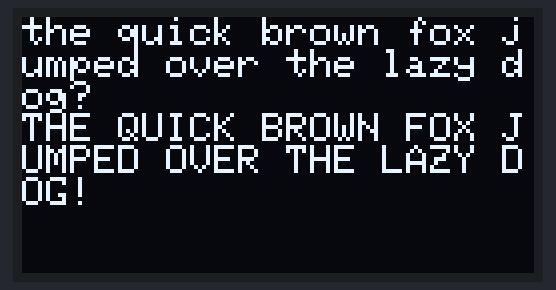
This program was run on a simulated BBC micro:bit (MakeCode). Parts: 128×64 one-colour display. At 6.2 s the program stops and its outputs stay as they are.

Above: at 0.4 s.
At 1.8 s:
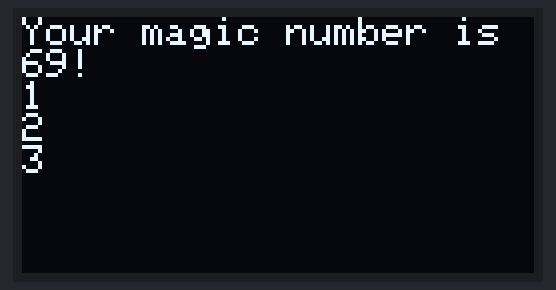
At 3.6 s:
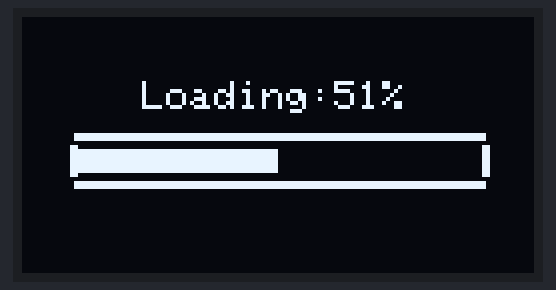
At 4.3 s:
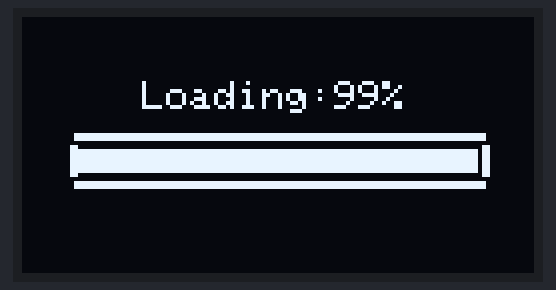
At 5.4 s:
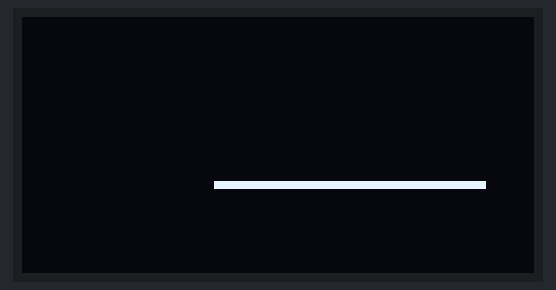
At 6.3 s:
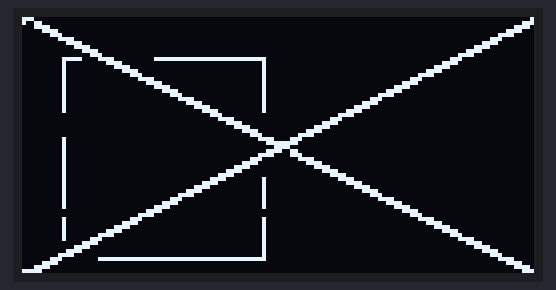

The program:

main.ts
```typescript
declare interface Math {
    floor(x: number): number;
}


//% color=#27b0ba icon="\uf26c"
namespace OLED {
    let font: Buffer;


    const SSD1306_SETCONTRAST = 0x81
    const SSD1306_SETCOLUMNADRESS = 0x21
    const SSD1306_SETPAGEADRESS = 0x22
    const SSD1306_DISPLAYALLON_RESUME = 0xA4
    const SSD1306_DISPLAYALLON = 0xA5
    const SSD1306_NORMALDISPLAY = 0xA6
    const SSD1306_INVERTDISPLAY = 0xA7
    const SSD1306_DISPLAYOFF = 0xAE
    const SSD1306_DISPLAYON = 0xAF
    const SSD1306_SETDISPLAYOFFSET = 0xD3
    const SSD1306_SETCOMPINS = 0xDA
    const SSD1306_SETVCOMDETECT = 0xDB
    const SSD1306_SETDISPLAYCLOCKDIV = 0xD5
    const SSD1306_SETPRECHARGE = 0xD9
    const SSD1306_SETMULTIPLEX = 0xA8
    const SSD1306_SETLOWCOLUMN = 0x00
    const SSD1306_SETHIGHCOLUMN = 0x10
    const SSD1306_SETSTARTLINE = 0x40
    const SSD1306_MEMORYMODE = 0x20
    const SSD1306_COMSCANINC = 0xC0
    const SSD1306_COMSCANDEC = 0xC8
    const SSD1306_SEGREMAP = 0xA0
    const SSD1306_CHARGEPUMP = 0x8D
    const chipAdress = 0x3C
    const xOffset = 0
    const yOffset = 0
    let charX = 0
    let charY = 0
    let displayWidth = 128
    let displayHeight = 64 / 8
    let screenSize = 0
    //let font: Array<Array<number>>
    let loadStarted: boolean;
    let loadPercent: number;
    function command(cmd: number) {
        let buf = pins.createBuffer(2)
        buf[0] = 0x00
        buf[1] = cmd
        pins.i2cWriteBuffer(chipAdress, buf, false)
    }
    //% block="clear OLED display"
    //% weight=3
    export function clear() {
        loadStarted = false
        loadPercent = 0
        command(SSD1306_SETCOLUMNADRESS)
        command(0x00)
        command(displayWidth - 1)
        command(SSD1306_SETPAGEADRESS)
        command(0x00)
        command(displayHeight - 1)
        let data = pins.createBuffer(17);
        data[0] = 0x40; // Data Mode
        for (let i = 1; i < 17; i++) {
            data[i] = 0x00
        }
        // send display buffer in 16 byte chunks
        for (let i = 0; i < screenSize; i += 16) {
            pins.i2cWriteBuffer(chipAdress, data, false)
        }
        charX = xOffset
        charY = yOffset
    }

    function drawLoadingFrame() {
        command(SSD1306_SETCOLUMNADRESS)
        command(0x00)
        command(displayWidth - 1)
        command(SSD1306_SETPAGEADRESS)
        command(0x00)
        command(displayHeight - 1)
        let col = 0
        let page = 0
        let data = pins.createBuffer(17);
        data[0] = 0x40; // Data Mode
        let i = 1
        for (let page = 0; page < displayHeight; page++) {
            for (let col = 0; col < displayWidth; col++) {
                if (page === 3 && col > 12 && col < displayWidth - 12) {
                    data[i] = 0x60
                } else if (page === 5 && col > 12 && col < displayWidth - 12) {
                    data[i] = 0x06
                } else if (page === 4 && (col === 12 || col === 13 || col === displayWidth - 12 || col === displayWidth - 13)) {
                    data[i] = 0xFF
                } else {
                    data[i] = 0x00
                }
                if (i === 16) {
                    pins.i2cWriteBuffer(chipAdress, data, false)
                    i = 1
                } else {
                    i++
                }

            }
        }
        charX = 30
        charY = 2
        writeString("Loading:")
    }
    function drawLoadingBar(percent: number) {
        charX = 78
        charY = 2
        let num = Math.floor(percent)
        writeNum(num)
        writeString("%")
        let width = displayWidth - 14 - 13
        let lastStart = width * (loadPercent / displayWidth)
        command(SSD1306_SETCOLUMNADRESS)
        command(14 + lastStart)
        command(displayWidth - 13)
        command(SSD1306_SETPAGEADRESS)
        command(4)
        command(5)
        let data = pins.createBuffer(2);
        data[0] = 0x40; // Data Mode
        data[1] = 0x7E
        for (let i = lastStart; i < width * (Math.floor(percent) / 100); i++) {
            pins.i2cWriteBuffer(chipAdress, data, false)
        }
        loadPercent = num
    }

    //% block="draw loading bar at $percent percent"
    //% percent.min=0 percent.max=100
    //% weight=2
    export function drawLoading(percent: number) {
        if (loadStarted) {
            drawLoadingBar(percent)
        } else {
            drawLoadingFrame()
            drawLoadingBar(percent)
            loadStarted = true
        }
    }


    //% block="show (without newline) string $str"
    //% weight=6
    export function writeString(str: string) {
        for (let i = 0; i < str.length; i++) {
            if (charX > displayWidth - 6) {
                newLine()
            }
            drawChar(charX, charY, str.charAt(i))
            charX += 6
        }
    }
    //% block="show (without newline) number $n"
    //% weight=5
    export function writeNum(n: number) {
        let numString = n.toString()
        writeString(numString)
    }
    //% block="show string $str"
    //% weight=8
    export function writeStringNewLine(str: string) {
        writeString(str)
        newLine()
    }
    //% block="show number $n"
    //% weight=7
    export function writeNumNewLine(n: number) {
        writeNum(n)
        newLine()
    }
    //% block="insert newline"
    //% weight=4
    export function newLine() {
        charY++
        charX = xOffset
    }
    function drawChar(x: number, y: number, c: string) {
        command(SSD1306_SETCOLUMNADRESS)
        command(x)
        command(x + 5)
        command(SSD1306_SETPAGEADRESS)
        command(y)
        command(y + 1)
        let line = pins.createBuffer(2)
        line[0] = 0x40
        for (let i = 0; i < 6; i++) {
            if (i === 5) {
                line[1] = 0x00
            } else {
                let charIndex = c.charCodeAt(0)
                let charNumber = font.getNumber(NumberFormat.UInt8BE, 5 * charIndex + i)
                line[1] = charNumber

            }
            pins.i2cWriteBuffer(chipAdress, line, false)
        }

    }
    function drawShape(pixels: Array<Array<number>>) {
        let x1 = displayWidth
        let y1 = displayHeight * 8
        let x2 = 0
        let y2 = 0
        for (let i = 0; i < pixels.length; i++) {
            if (pixels[i][0] < x1) {
                x1 = pixels[i][0]
            }
            if (pixels[i][0] > x2) {
                x2 = pixels[i][0]
            }
            if (pixels[i][1] < y1) {
                y1 = pixels[i][1]
            }
            if (pixels[i][1] > y2) {
                y2 = pixels[i][1]
            }
        }
        let page1 = Math.floor(y1 / 8)
        let page2 = Math.floor(y2 / 8)
        let line = pins.createBuffer(2)
        line[0] = 0x40
        for (let x = x1; x <= x2; x++) {
            for (let page = page1; page <= page2; page++) {
                line[1] = 0x00
                for (let i = 0; i < pixels.length; i++) {
                    if (pixels[i][0] === x) {
                        if (Math.floor(pixels[i][1] / 8) === page) {
                            line[1] |= Math.pow(2, (pixels[i][1] % 8))
                        }
                    }
                }
                if (line[1] !== 0x00) {
                    command(SSD1306_SETCOLUMNADRESS)
                    command(x)
                    command(x + 1)
                    command(SSD1306_SETPAGEADRESS)
                    command(page)
                    command(page + 1)
                    //line[1] |= pins.i2cReadBuffer(chipAdress, 2)[1]
                    pins.i2cWriteBuffer(chipAdress, line, false)
                }
            }
        }
    }

    //% block="draw line from:|x: $x0 y: $y0 to| x: $x1 y: $y1"
    //% x0.defl=0
    //% y0.defl=0
    //% x1.defl=20
    //% y1.defl=20
    //% weight=1
    export function drawLine(x0: number, y0: number, x1: number, y1: number) {
        let pixels: Array<Array<number>> = []
        let kx: number, ky: number, c: number, i: number, xx: number, yy: number, dx: number, dy: number;
        let targetX = x1
        let targetY = y1
        x1 -= x0; kx = 0; if (x1 > 0) kx = +1; if (x1 < 0) { kx = -1; x1 = -x1; } x1++;
        y1 -= y0; ky = 0; if (y1 > 0) ky = +1; if (y1 < 0) { ky = -1; y1 = -y1; } y1++;
        if (x1 >= y1) {
            c = x1
            for (i = 0; i < x1; i++ , x0 += kx) {
                pixels.push([x0, y0])
                c -= y1; if (c <= 0) { if (i != x1 - 1) pixels.push([x0 + kx, y0]); c += x1; y0 += ky; if (i != x1 - 1) pixels.push([x0, y0]); }
                if (pixels.length > 20) {
                    drawShape(pixels)
                    pixels = []
                    drawLine(x0, y0, targetX, targetY)
                    return
                }
            }
        } else {
            c = y1
            for (i = 0; i < y1; i++ , y0 += ky) {
                pixels.push([x0, y0])
                c -= x1; if (c <= 0) { if (i != y1 - 1) pixels.push([x0, y0 + ky]); c += y1; x0 += kx; if (i != y1 - 1) pixels.push([x0, y0]); }
                if (pixels.length > 20) {
                    drawShape(pixels)
                    pixels = []
                    drawLine(x0, y0, targetX, targetY)
                    return
                }
            }
        }
        drawShape(pixels)
    }

    //% block="draw rectangle from:|x: $x0 y: $y0 to| x: $x1 y: $y1"
    //% x0.defl=0
    //% y0.defl=0
    //% x1.defl=20
    //% y1.defl=20
    //% weight=0
    export function drawRectangle(x0: number, y0: number, x1: number, y1: number) {
        drawLine(x0, y0, x1, y0)
        drawLine(x0, y1, x1, y1)
        drawLine(x0, y0, x0, y1)
        drawLine(x1, y0, x1, y1)
    }
    //% block="initialize OLED with width $width height $height"
    //% width.defl=128
    //% height.defl=64
    //% weight=9
    export function init(width: number, height: number) {
        command(SSD1306_DISPLAYOFF);
        command(SSD1306_SETDISPLAYCLOCKDIV);
        command(0x80);                                  // the suggested ratio 0x80
        command(SSD1306_SETMULTIPLEX);
        command(0x3F);
        command(SSD1306_SETDISPLAYOFFSET);
        command(0x0);                                   // no offset
        command(SSD1306_SETSTARTLINE | 0x0);            // line #0
        command(SSD1306_CHARGEPUMP);
        command(0x14);
        command(SSD1306_MEMORYMODE);
        command(0x00);                                  // 0x0 act like ks0108
        command(SSD1306_SEGREMAP | 0x1);
        command(SSD1306_COMSCANDEC);
        command(SSD1306_SETCOMPINS);
        command(0x12);
        command(SSD1306_SETCONTRAST);
        command(0xCF);
        command(SSD1306_SETPRECHARGE);
        command(0xF1);
        command(SSD1306_SETVCOMDETECT);
        command(0x40);
        command(SSD1306_DISPLAYALLON_RESUME);
        command(SSD1306_NORMALDISPLAY);
        command(SSD1306_DISPLAYON);
        displayWidth = width
        displayHeight = height / 8
        screenSize = displayWidth * displayHeight
        charX = xOffset
        charY = yOffset
        font = hex`
    0000000000
    3E5B4F5B3E
    3E6B4F6B3E
    1C3E7C3E1C
    183C7E3C18
    1C577D571C
    1C5E7F5E1C
    00183C1800
    FFE7C3E7FF
    0018241800
    FFE7DBE7FF
    30483A060E
    2629792926
    407F050507
    407F05253F
    5A3CE73C5A
    7F3E1C1C08
    081C1C3E7F
    14227F2214
    5F5F005F5F
    06097F017F
    006689956A
    6060606060
    94A2FFA294
    08047E0408
    10207E2010
    08082A1C08
    081C2A0808
    1E10101010
    0C1E0C1E0C
    30383E3830
    060E3E0E06
    0000000000
    00005F0000
    0007000700
    147F147F14
    242A7F2A12
    2313086462
    3649562050
    0008070300
    001C224100
    0041221C00
    2A1C7F1C2A
    08083E0808
    0080703000
    0808080808
    0000606000
    2010080402
    3E5149453E
    00427F4000
    7249494946
    2141494D33
    1814127F10
    2745454539
    3C4A494931
    4121110907
    3649494936
    464949291E
    0000140000
    0040340000
    0008142241
    1414141414
    0041221408
    0201590906
    3E415D594E
    7C1211127C
    7F49494936
    3E41414122
    7F4141413E
    7F49494941
    7F09090901
    3E41415173
    7F0808087F
    00417F4100
    2040413F01
    7F08142241
    7F40404040
    7F021C027F
    7F0408107F
    3E4141413E
    7F09090906
    3E4151215E
    7F09192946
    2649494932
    03017F0103
    3F4040403F
    1F2040201F
    3F4038403F
    6314081463
    0304780403
    6159494D43
    007F414141
    0204081020
    004141417F
    0402010204
    4040404040
    0003070800
    2054547840
    7F28444438
    3844444428
    384444287F
    3854545418
    00087E0902
    18A4A49C78
    7F08040478
    00447D4000
    2040403D00
    7F10284400
    00417F4000
    7C04780478
    7C08040478
    3844444438
    FC18242418
    18242418FC
    7C08040408
    4854545424
    04043F4424
    3C4040207C
    1C2040201C
    3C4030403C
    4428102844
    4C9090907C
    4464544C44
    0008364100
    0000770000
    0041360800
    0201020402
    3C2623263C
    1EA1A16112
    3A4040207A
    3854545559
    2155557941
    2154547841
    2155547840
    2054557940
    0C1E527212
    3955555559
    3954545459
    3955545458
    0000457C41
    0002457D42
    0001457C40
    F0292429F0
    F0282528F0
    7C54554500
    2054547C54
    7C0A097F49
    3249494932
    3248484832
    324A484830
    3A4141217A
    3A42402078
    009DA0A07D
    3944444439
    3D4040403D
    3C24FF2424
    487E494366
    2B2FFC2F2B
    FF0929F620
    C0887E0903
    2054547941
    0000447D41
    3048484A32
    384040227A
    007A0A0A72
    7D0D19317D
    2629292F28
    2629292926
    30484D4020
    3808080808
    0808080838
    2F10C8ACBA
    2F102834FA
    00007B0000
    08142A1422
    22142A1408
    AA005500AA
    AA55AA55AA
    000000FF00
    101010FF00
    141414FF00
    1010FF00FF
    1010F010F0
    141414FC00
    1414F700FF
    0000FF00FF
    1414F404FC
    141417101F
    10101F101F
    1414141F00
    101010F000
    0000001F10
    1010101F10
    101010F010
    000000FF10
    1010101010
    101010FF10
    000000FF14
    0000FF00FF
    00001F1017
    0000FC04F4
    1414171017
    1414F404F4
    0000FF00F7
    1414141414
    1414F700F7
    1414141714
    10101F101F
    141414F414
    1010F010F0
    00001F101F
    0000001F14
    000000FC14
    0000F010F0
    1010FF10FF
    141414FF14
    1010101F00
    000000F010
    FFFFFFFFFF
    F0F0F0F0F0
    FFFFFF0000
    000000FFFF
    0F0F0F0F0F
    3844443844
    7C2A2A3E14
    7E02020606
    027E027E02
    6355494163
    3844443C04
    407E201E20
    06027E0202
    99A5E7A599
    1C2A492A1C
    4C7201724C
    304A4D4D30
    3048784830
    BC625A463D
    3E49494900
    7E0101017E
    2A2A2A2A2A
    44445F4444
    40514A4440
    40444A5140
    0000FF0103
    E080FF0000
    08086B6B08
    3612362436
    060F090F06
    0000181800
    0000101000
    3040FF0101
    001F01011E
    00191D1712
    003C3C3C3C
    0000000000`
        loadStarted = false
        loadPercent = 0
        clear()
    }
}
```

test.ts
```typescript
OLED.init(128, 64)
OLED.writeStringNewLine("the quick brown fox jumped over the lazy dog?")
OLED.writeStringNewLine("THE QUICK BROWN FOX JUMPED OVER THE LAZY DOG!")
basic.pause(1000)
OLED.clear()
OLED.writeString("Your magic number is ")
OLED.writeNum(23 * 3)
OLED.writeStringNewLine("!")
OLED.writeNumNewLine(1)
basic.pause(100)
OLED.writeNumNewLine(2)
basic.pause(100)
OLED.writeNumNewLine(3)
basic.pause(1000)
for (let i = 0; i < 100; i++) {
    OLED.drawLoading(i)
}
basic.pause(1000)
OLED.clear()
OLED.drawRectangle(10, 10, 60, 60)
OLED.drawLine(0, 0, 128, 64)
OLED.drawLine(0, 64, 128, 0)
```

Measured:
- what the display in image 0 shows lasts 1.0 s, from 0.4 s to 1.4 s
- what the display in image 2 shows lasts 0.7 s, from 3.5 s to 4.2 s
- what the display in image 3 shows lasts 1.1 s, from 4.2 s to 5.3 s
